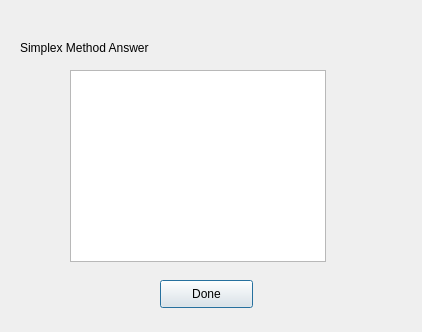
<?xml version="1.0" encoding="UTF-8"?>
<ui version="4.0">
 <class>SimplexAnswer</class>
 <widget class="QDialog" name="SimplexAnswer">
  <property name="geometry">
   <rect>
    <x>0</x>
    <y>0</y>
    <width>422</width>
    <height>332</height>
   </rect>
  </property>
  <property name="windowTitle">
   <string>Dialog</string>
  </property>
  <widget class="QTextBrowser" name="textBrowser">
   <property name="geometry">
    <rect>
     <x>70</x>
     <y>70</y>
     <width>256</width>
     <height>192</height>
    </rect>
   </property>
  </widget>
  <widget class="QLabel" name="label">
   <property name="geometry">
    <rect>
     <x>20</x>
     <y>40</y>
     <width>221</width>
     <height>16</height>
    </rect>
   </property>
   <property name="text">
    <string>Simplex Method Answer</string>
   </property>
  </widget>
  <widget class="QPushButton" name="SimplexDoneButton">
   <property name="geometry">
    <rect>
     <x>160</x>
     <y>280</y>
     <width>93</width>
     <height>28</height>
    </rect>
   </property>
   <property name="text">
    <string>Done</string>
   </property>
  </widget>
 </widget>
 <resources/>
 <connections>
  <connection>
   <sender>SimplexDoneButton</sender>
   <signal>clicked()</signal>
   <receiver>SimplexAnswer</receiver>
   <slot>close()</slot>
   <hints>
    <hint type="sourcelabel">
     <x>206</x>
     <y>294</y>
    </hint>
    <hint type="destinationlabel">
     <x>306</x>
     <y>296</y>
    </hint>
   </hints>
  </connection>
 </connections>
</ui>
